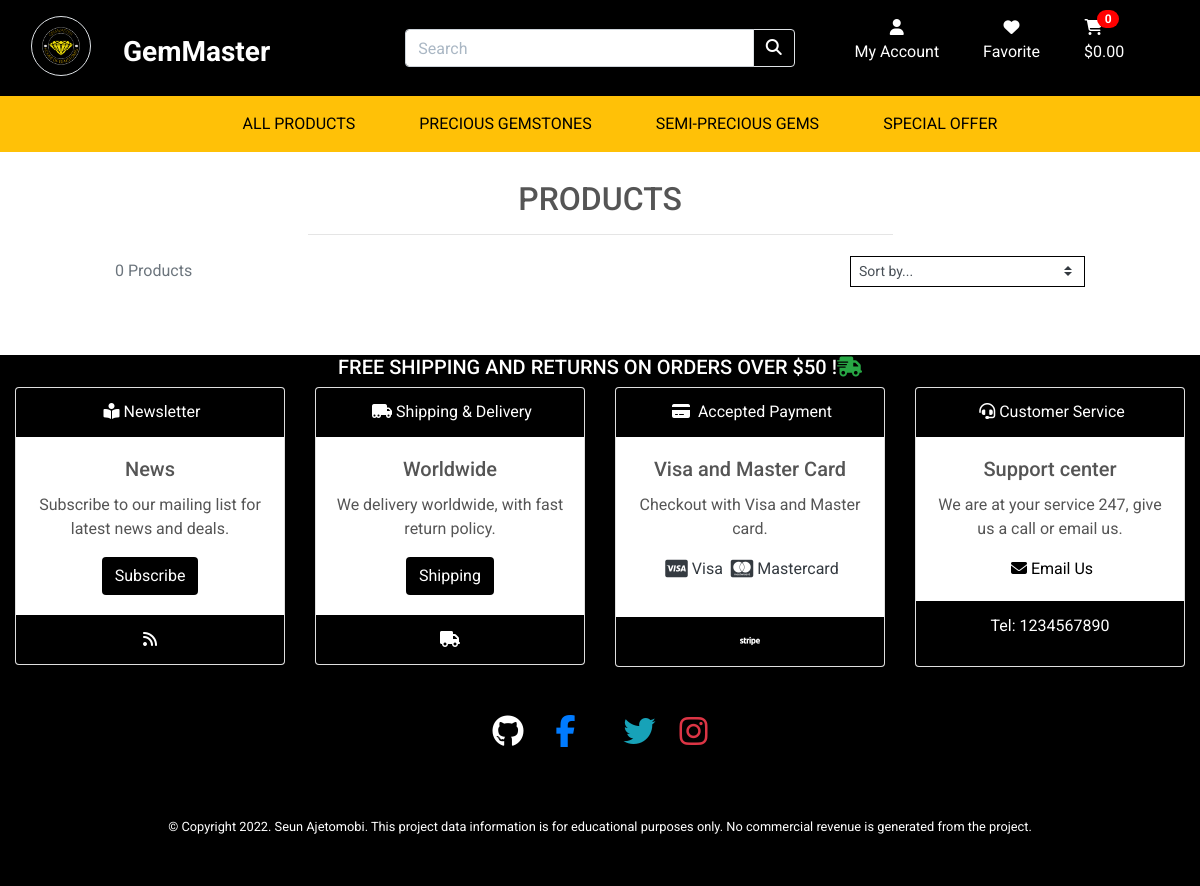
Before: /products/?category=alexandrite with the older database file.
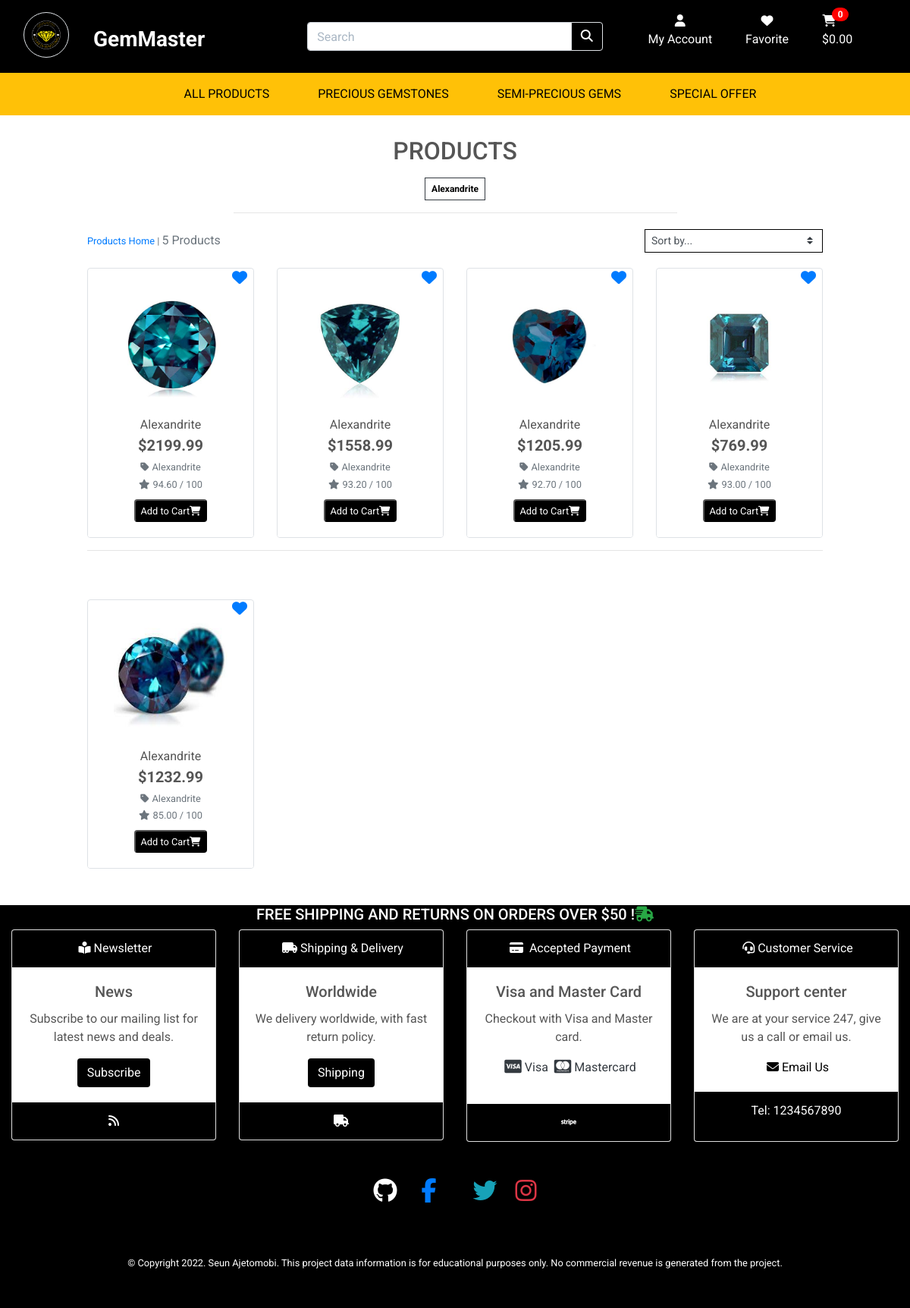
After: the same page with the newer database file.
### products/models.py (models this page shows, shortened)
class Category(models.Model):
    class Meta:
        verbose_name_plural = 'Categories'
    name = models.CharField(max_length=254)
    friendly_name = models.CharField(max_length=254, null=True, blank=True)

class Product(models.Model):
    category = models.ForeignKey('Category', null=True, blank=True, on_delete=models.SET_NULL)
    sku = models.CharField(max_length=254, null=True, blank=True)
    name = models.CharField(max_length=254)
    description = models.TextField()
    price = models.DecimalField(max_digits=6, decimal_places=2)
    rating = models.DecimalField(max_digits=6, decimal_places=2, null=True, blank=True)
    image = models.ImageField(null=True, blank=True)

### products/views.py (the view, shortened to what this page needs)
# urls.py: path('', views.all_products, name='products'),
def all_products(request):
    products = Product.objects.all()
    query = None
    categories = None
    sort = None
    direction = None
    if request.GET:
        if 'category' in request.GET:
            categories = request.GET['category'].split(',')
            products = products.filter(category__name__in=categories)
            categories = Category.objects.filter(name__in=categories)
    current_sorting = f'{sort}_{direction}'
    context = {
        'products': products,
        'search_term': query,
        'current_categories': categories,
        'current_sorting': current_sorting,
    }
    return render(request, 'products/products.html', context)

### bag/contexts.py (called while the page is built, shortened)
def bag_contents(request):
    bag_items = []
    total = 0
    product_count = 0
    bag = request.session.get('bag', {})
    if total < settings.FREE_DELIVERY_THRESHOLD:
        delivery = total * Decimal(settings.STANDARD_DELIVERY_PERCENTAGE / 100)
        free_delivery_delta = settings.FREE_DELIVERY_THRESHOLD - total
    else:
        delivery = 0
        free_delivery_delta = 0
    grand_total = delivery + total
    context = {
        'bag_items': bag_items,
        'total': total,
        'product_count': product_count,
        'delivery': delivery,
        'free_delivery_delta': free_delivery_delta,
        'free_delivery_threshold': settings.FREE_DELIVERY_THRESHOLD,
        'grand_total': grand_total,
    }
    return context

### products/templates/products/products.html (shortened to what the changed rows need)
{% extends "base.html" %}
{% load static %}
{% block page_header %}
    <div class="container header-container">
    </div>
{% endblock %}
{% block content %}
    <div class="overlay"></div>
    <div class="container-fluid">
        <div class="row">
            <div class="col text-center mt-3">
                <h2 class="logo-font">Products</h2>
                {% for c in current_categories %}
                    <a class="category-badge text-decoration-none" href="{% url 'products' %}?category={{ c.name }}">
                        <span class="p-2 mt-2 badge badge-white text-black rounded-0 border border-dark">{{ c.friendly_name }}</span>
                    </a>
                {% endfor %}
            </div>
        </div>
        <div class="row">
            <div class="product-container col-10 offset-1">
                <div class="row mt-1 mb-2">
                    <div class="col-12 col-md-6 order-md-first">
                        <p class="text-muted mt-3 text-center text-md-left">
                            {% if search_term or current_categories or current_sorting != 'None_None' %}
                                <span class="small"><a href="{% url 'products' %}">Products Home</a> | </span>
                            {% endif %}
                            {{ products|length }} Products{% if search_term %} found for <strong>"{{ search_term }}"</strong>{% endif %}
                        </p>
                    </div>
                </div>
                <div class="row">
                    {% for product in products %}
                        <div class="col-sm-6 col-md-6 col-lg-4 col-xl-3">
                            <div class="card h-100 border">
                                {% if product.image %}
                                <a href="{% url 'add_to_favorite' product.id %}" class="text-right"><i class="fas fa-heart fa-lg text-right py-2 px-2" id="btn-likes"></i></a>
                                <a href="{% url 'product_detail' product.id %}" class="text-center">
                                    <img class="card-img-top img-fluid" style="width:150px; height:150px;" src="{{ product.image.url }}" alt="{{ product.name }}">
                                </a>
                                {% else %}
                                <a href="{% url 'product_detail' product.id %}">
                                    <img class="card-img-top img-fluid" src="{{ MEDIA_URL }}noimage.png" alt="{{ product.name }}">
                                </a>
                                {% endif %}
                                <div class="card-body pb-0 text-center">
                                    <p class="mb-0">{{ product.name }}</p>
                                </div>
                                <div class="card-footer bg-white pt-0 border-0 text-center">
                                    <div class="row">
                                        <div class="col">
                                            <p class="lead mb-0 font-weight-bold">${{ product.price }}</p>
                                            {% if product.category %}
                                            <p class="small mt-1 mb-0">
                                                <a class="text-muted" href="{% url 'products' %}?category={{ product.category.name }}">
                                                    <i class="fas fa-tag mr-1"></i>{{ product.category.friendly_name }}
                                                </a>
                                            </p>
                                            {% endif %}
                                            {% if product.rating %}
                                                <small class="text-muted"><i class="fas fa-star mr-1"></i>{{ product.rating }} / 100</small>
                                            {% else %}
                                                <small class="text-muted">No Rating</small>
                                            {% endif %}
                                        </div>
                                    </div>
                                    <div>
                                        <button class="my-2 rounded bg-black"><a href="{% url 'product_detail' product.id %}" class="text-decoration-none text-white bold"><small>Add to Cart<i class="fas fa-shopping-cart"></i></small></a></button>
                                    </div>
                               </div>
                            </div>
                        </div>
                        {% if forloop.counter|divisibleby:4 %}
                            <div class="col-12 d-none d-xl-block mb-5">
                                <hr>
                            </div>
                        {% endif %}
                    {% endfor %}
                </div>
            </div>
        </div>
    </div>
    <div class="btt-button shadow-sm rounded-0 border border-black">
        <a class="btt-link d-flex h-100">
        </a>
    </div>
{% endblock %}

Changed rows visible on the page:
now on this page (row edited): Category: friendly_name "Alexandrite"
now on this page (row edited): Product: image (picture), name "Alexandrite", price "2199.99", category.friendly_name "Alexandrite", rating "94.60"
now on this page (row edited): Product: image (picture), name "Alexandrite", price "1558.99", category.friendly_name "Alexandrite", rating "93.20"
now on this page (row edited): Product: image (picture), name "Alexandrite", price "1205.99", category.friendly_name "Alexandrite", rating "92.70"
now on this page (row edited): Product: image (picture), name "Alexandrite", price "769.99", category.friendly_name "Alexandrite", rating "93.00"
now on this page (row edited): Product: image (picture), name "Alexandrite", price "1232.99", category.friendly_name "Alexandrite", rating "85.00"
Other visible differences:
{{ products|length }}: "0" → "5"
text now shown: "Products Home |"
